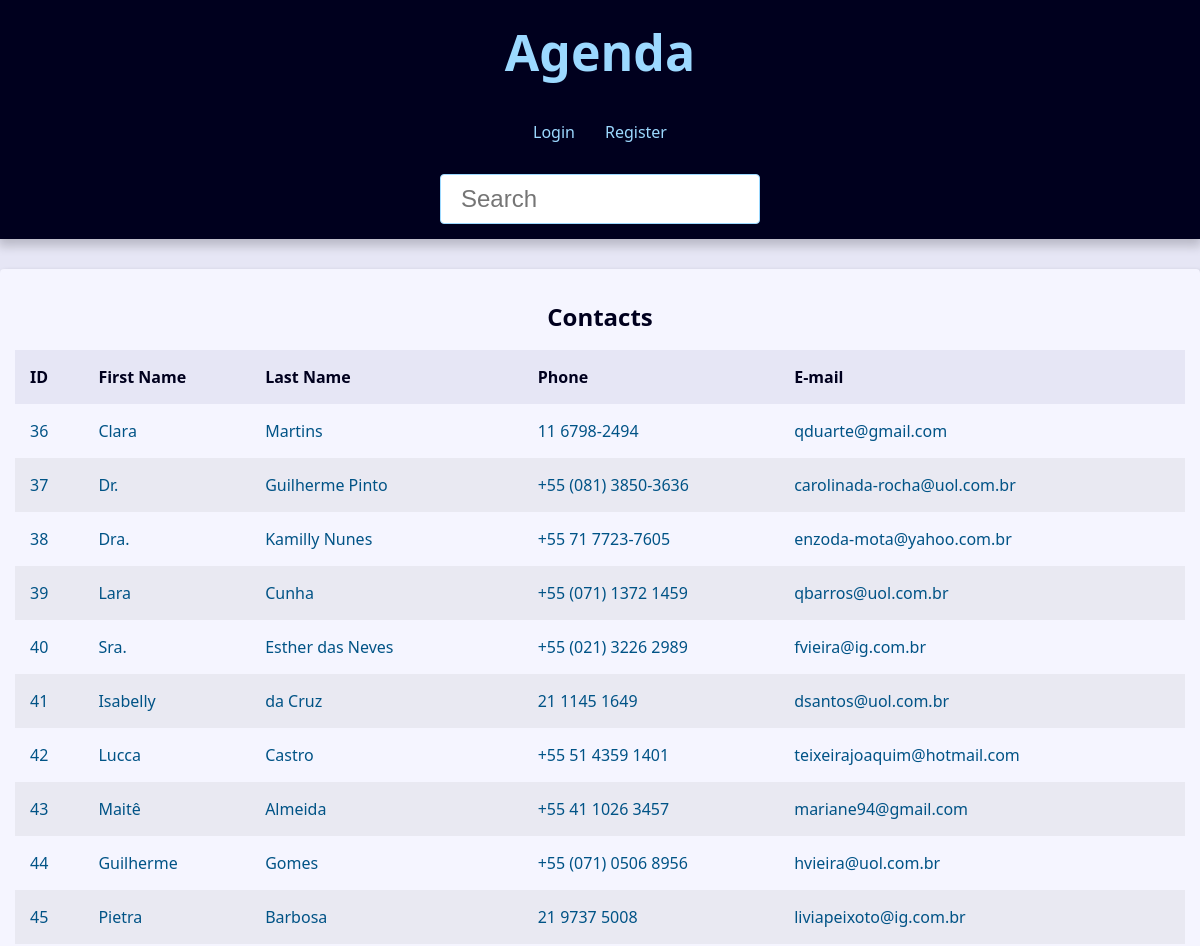
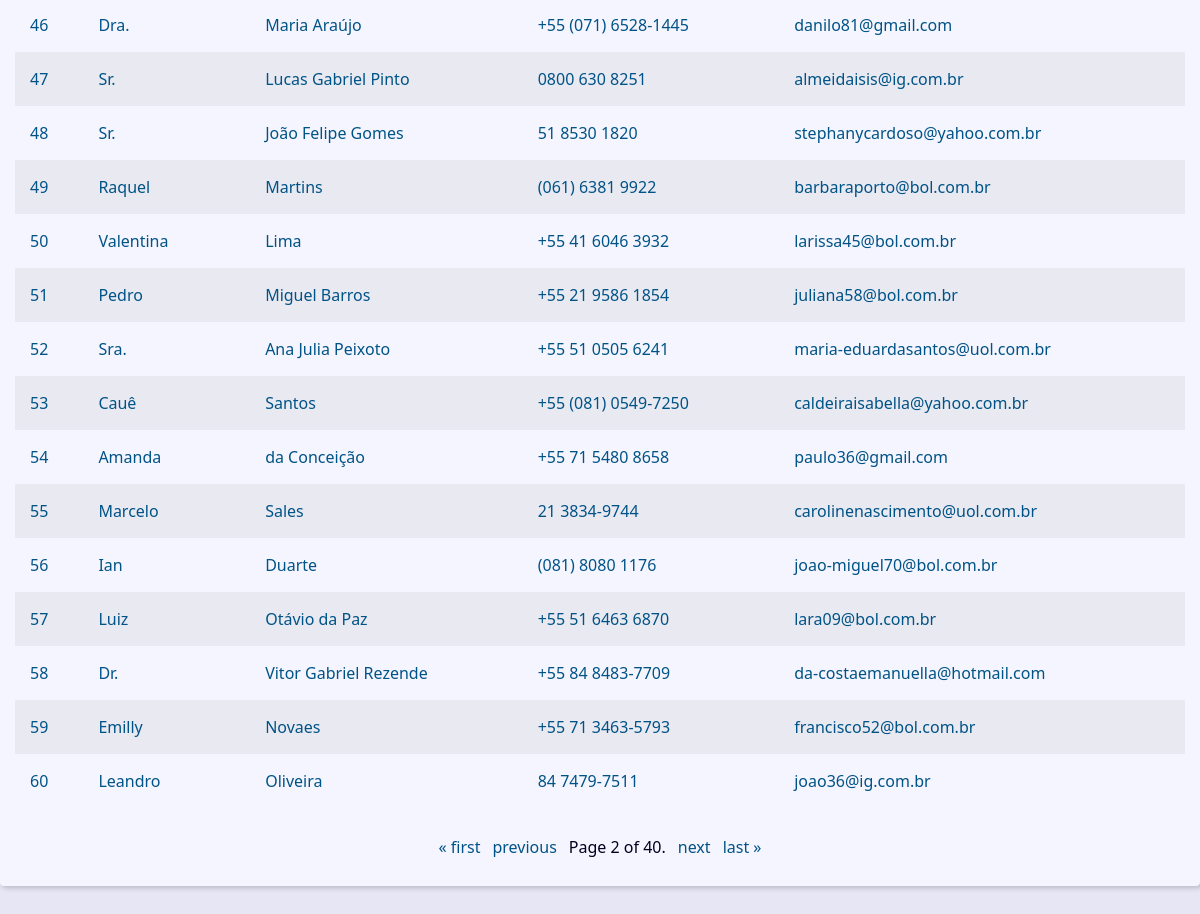
The page /?page=2&q= on the database its author committed (2 pictures, top to bottom).
### contact/models.py (models this page shows, shortened)
class Contact(models.Model):
    first_name      =   models.CharField(max_length             =   50)
    last_name       =   models.CharField(max_length             =   50)
    phone           =   models.CharField(max_length             =   50)
    email           =   models.EmailField(max_length            =   254,    blank   =   True)
    create_date     =   models.DateTimeField(default            =   timezone.now)
    description     =   models.TextField(blank                  =   True)
    show            =   models.BooleanField(default             =   True)
    picture         =   models.ImageField(blank                 =   True, upload_to='picture/%Y/%m/')
    cotegory        =   models.ForeignKey(Category, on_delete   =   models.SET_NULL, blank = True, null = True)
    owner           =   models.ForeignKey(User , on_delete      =   models.SET_NULL, blank = True, null = True)

### contact/views/contact_views.py (the view)
# urls.py: path('',views.IndexView.as_view(), name='index'),
class IndexView(View):
    template_name = 'contact/index.html'
    def get(self, request , *args , **kwargs):
        contact    =   Contact.objects.filter(show=True).order_by('id')
        paginator = Paginator(contact, 25)
        page_number = request.GET.get("page")
        page_obj    =   paginator.get_page(page_number)
        context = {
                    'page_obj'      :   page_obj,
                    'site_title'    :   'Contatos - '
                }
        return render(request, self.template_name,context)

### contact/templates/contact/index.html (shortened to what this page needs)
{% extends "global/base.html" %}
{% block content %}
    {% if page_obj %}
    <div class="responsive-table">
        <table class="contacts-table">
            <caption class = "table-caption">
                Contacts
            </caption>
            <thead>
                <tr class = "table-row table-row-header">
                    <th class="table-header">ID</th>
                    <th class="table-header">First Name</th>
                    <th class="table-header">Last Name</th>
                    <th class="table-header">Phone</th>
                    <th class="table-header">E-mail</th>
                </tr>
            </thead>
            <tbady>
                {% for contact in page_obj  %}
                    <tr class="table-row">
                        <td class="table-cel">
                            <a
                            class="table-link"
                            href={% url "contact:contact" contact.id %}>
                            {{contact.id}}
                        </td>
                        <td class="table-cel">
                            <a class="table-link" href="#">
                                {{contact.first_name}}
                            </a>
                        </td>
                        <td class="table-cel">
                            <a class="table-link" href="#">
                                {{contact.last_name}}
                            </a>
                        </td>
                        <td class="table-cel">
                            <a class="table-link" href="#">
                                {{contact.phone}}
                            </a>
                        </td>
                        <td class="table-cel">
                            <a class="table-link" href="#">
                                {{contact.email}}
                            </a>
                        </td>
                    </tr>
                {% endfor %}
            </tbady>
        </table>
    </div>
    {% else %}
    <div class="single-contact">
        <h1 class="single-contact-name">
            Nenhum contato encontrado
        </h1>
    </div>
{% endif %}
{% endblock content %}

### base_static/global/css/style.css (style rules this page uses)
:root { --spacing: 1.5rem; --link-dark-color: rgb(0, 83, 134); --link-light-color: rgb(156, 217, 255); --clr-white: rgb(245, 245, 255); --clr-black: rgb(0, 0, 30); --clr-light-gray: rgb(230, 230, 245); --clr-dark-shadow-5: rgba(0, 0, 10, 5%); --clr-dark-shadow-10: rgba(0, 0, 10, 10%); --clr-dark-shadow-20: rgba(0, 0, 10, 20%); --clr-light-shadow-5: rgba(200, 200, 255, 5%); --clr-light-shadow-10: rgba(200, 200, 255, 10%); --clr-light-shadow-20: rgba(200, 200, 255, 20%); --main-page-width: 120rem; --table-min-width: 60rem; --biggest-font-size: 5rem; --bigger-font-size: 4rem; --big-font-size: 3.2rem; --medium-font-size: 2.4rem; --small-font-size: 1.6rem; --smaller-font-size: 1.4rem; --smallest-font-size: 1.2rem; --transition-fast: 300ms; --transition-medium: 600ms; --transition-slow: 1s; --default-border-radius: 4px; }
*, *::before, *::after { margin: 0; padding: 0; box-sizing: border-box; }
html { font-size: 62.5%; }
body { font-family: system-ui, -apple-system, BlinkMacSystemFont, 'Segoe UI', Roboto, Oxygen, Ubuntu, Cantarell, 'Open Sans', 'Helvetica Neue', sans-serif; line-height: 1.5; font-size: var(--small-font-size); color: var(--clr-black); -webkit-font-smoothing: antialiased; background: var(--clr-light-gray); }
.responsive-table { width: 100%; overflow-x: auto; }
.contacts-table { width: 100%; min-width: var(--table-min-width); border-collapse: collapse; }
.table-caption { font-size: var(--medium-font-size); font-weight: bold; padding: var(--spacing); }
.table-row { text-align: left; text-overflow: ellipsis; transition: background-color var(--transition-fast) ease-in-out; }
.table-row:nth-of-type(2n) { background: var(--clr-dark-shadow-5); }
.table-row-header { background: var(--clr-light-gray); color: var(--clr-black); }
.table-cel, .table-header { padding: var(--spacing); }
.table-link { color: var(--link-dark-color); transition: color var(--transition-fast) ease-in-out; text-decoration: none; }

### rows shown on the page
Contact: id "36", first_name "Clara", last_name "Martins", phone "11 6798-2494", email "qduarte@gmail.com"
Contact: id "37", first_name "Dr.", last_name "Guilherme Pinto", phone "+55 (081) 3850-3636", email "carolinada-rocha@uol.com.br"
Contact: id "38", first_name "Dra.", last_name "Kamilly Nunes", phone "+55 71 7723-7605", email "enzoda-mota@yahoo.com.br"
Contact: id "39", first_name "Lara", last_name "Cunha", phone "+55 (071) 1372 1459", email "qbarros@uol.com.br"
Contact: id "40", first_name "Sra.", last_name "Esther das Neves", phone "+55 (021) 3226 2989", email "fvieira@ig.com.br"
Contact: id "41", first_name "Isabelly", last_name "da Cruz", phone "21 1145 1649", email "dsantos@uol.com.br"
Contact: id "42", first_name "Lucca", last_name "Castro", phone "+55 51 4359 1401", email "teixeirajoaquim@hotmail.com"
Contact: id "43", first_name "Maitê", last_name "Almeida", phone "+55 41 1026 3457", email "mariane94@gmail.com"
Contact: id "44", first_name "Guilherme", last_name "Gomes", phone "+55 (071) 0506 8956", email "hvieira@uol.com.br"
Contact: id "45", first_name "Pietra", last_name "Barbosa", phone "21 9737 5008", email "liviapeixoto@ig.com.br"
Contact: id "46", first_name "Dra.", last_name "Maria Araújo", phone "+55 (071) 6528-1445", email "danilo81@gmail.com"
Contact: id "47", first_name "Sr.", last_name "Lucas Gabriel Pinto", phone "0800 630 8251", email "almeidaisis@ig.com.br"
Contact: id "48", first_name "Sr.", last_name "João Felipe Gomes", phone "51 8530 1820", email "stephanycardoso@yahoo.com.br"
Contact: id "49", first_name "Raquel", last_name "Martins", phone "(061) 6381 9922", email "barbaraporto@bol.com.br"
Contact: id "50", first_name "Valentina", last_name "Lima", phone "+55 41 6046 3932", email "larissa45@bol.com.br"
Contact: id "51", first_name "Pedro", last_name "Miguel Barros", phone "+55 21 9586 1854", email "juliana58@bol.com.br"
Contact: id "52", first_name "Sra.", last_name "Ana Julia Peixoto", phone "+55 51 0505 6241", email "maria-eduardasantos@uol.com.br"
Contact: id "53", first_name "Cauê", last_name "Santos", phone "+55 (081) 0549-7250", email "caldeiraisabella@yahoo.com.br"
Contact: id "54", first_name "Amanda", last_name "da Conceição", phone "+55 71 5480 8658", email "paulo36@gmail.com"
Contact: id "55", first_name "Marcelo", last_name "Sales", phone "21 3834-9744", email "carolinenascimento@uol.com.br"
Contact: id "56", first_name "Ian", last_name "Duarte", phone "(081) 8080 1176", email "joao-miguel70@bol.com.br"
Contact: id "57", first_name "Luiz", last_name "Otávio da Paz", phone "+55 51 6463 6870", email "lara09@bol.com.br"
Contact: id "58", first_name "Dr.", last_name "Vitor Gabriel Rezende", phone "+55 84 8483-7709", email "da-costaemanuella@hotmail.com"
Contact: id "59", first_name "Emilly", last_name "Novaes", phone "+55 71 3463-5793", email "francisco52@bol.com.br"
Contact: id "60", first_name "Leandro", last_name "Oliveira", phone "84 7479-7511", email "joao36@ig.com.br"

### other values the page prints
{{ page_obj.number }} "2"
{{ page_obj.paginator.num_pages }} "40"
